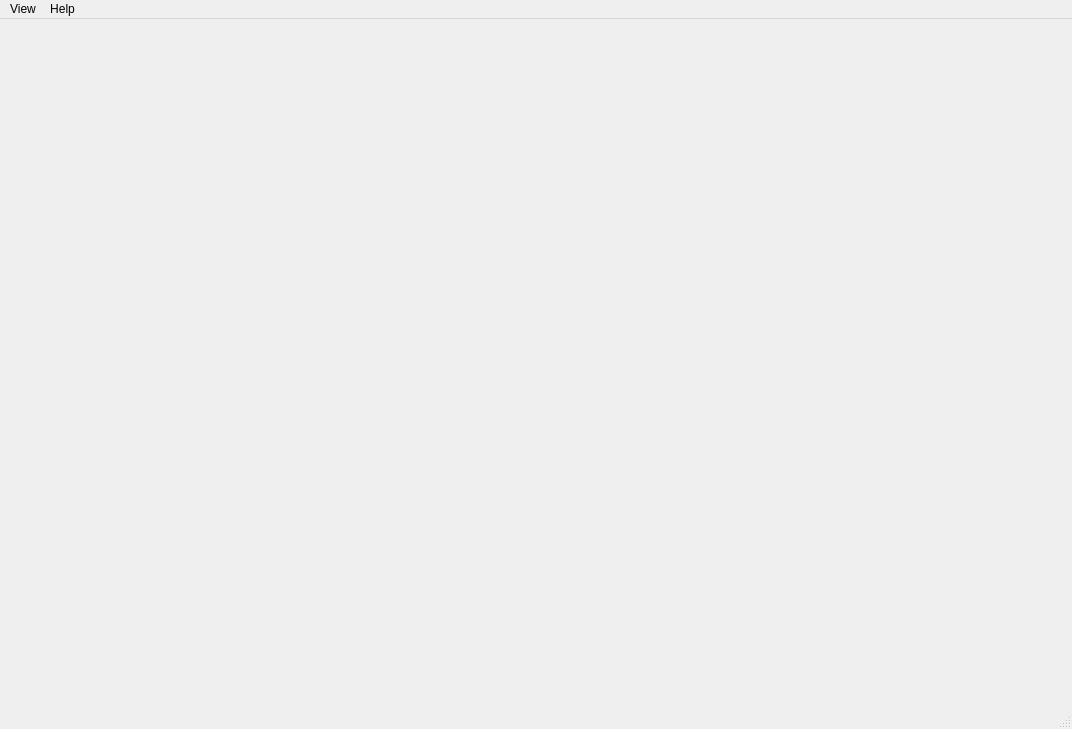
<?xml version="1.0" encoding="UTF-8"?>
<ui version="4.0">
 <class>MainWindow</class>
 <widget class="QMainWindow" name="MainWindow">
  <property name="geometry">
   <rect>
    <x>0</x>
    <y>0</y>
    <width>1072</width>
    <height>729</height>
   </rect>
  </property>
  <property name="windowTitle">
   <string>MainWindow</string>
  </property>
  <widget class="QWidget" name="centralwidget">
   <layout class="QVBoxLayout" name="verticalLayout_5">
    <property name="spacing">
     <number>0</number>
    </property>
    <property name="leftMargin">
     <number>0</number>
    </property>
    <property name="topMargin">
     <number>0</number>
    </property>
    <property name="rightMargin">
     <number>0</number>
    </property>
    <property name="bottomMargin">
     <number>0</number>
    </property>
   </layout>
  </widget>
  <widget class="QMenuBar" name="menubar">
   <property name="geometry">
    <rect>
     <x>0</x>
     <y>0</y>
     <width>1072</width>
     <height>33</height>
    </rect>
   </property>
   <widget class="QMenu" name="menuView">
    <property name="title">
     <string>View</string>
    </property>
    <addaction name="actionNv200View"/>
    <addaction name="actionSpiBoxView"/>
    <addaction name="actionTestView"/>
   </widget>
   <widget class="QMenu" name="menuHelp">
    <property name="title">
     <string>Help</string>
    </property>
   </widget>
   <addaction name="menuView"/>
   <addaction name="menuHelp"/>
  </widget>
  <widget class="QStatusBar" name="statusbar"/>
  <action name="actionNv200View">
   <property name="text">
    <string>Add NV200 View...</string>
   </property>
  </action>
  <action name="actionSpiBoxView">
   <property name="text">
    <string>Add SpiBox View...</string>
   </property>
  </action>
  <action name="actionTestView">
   <property name="text">
    <string>Add Test View</string>
   </property>
  </action>
 </widget>
 <resources/>
 <connections/>
</ui>
